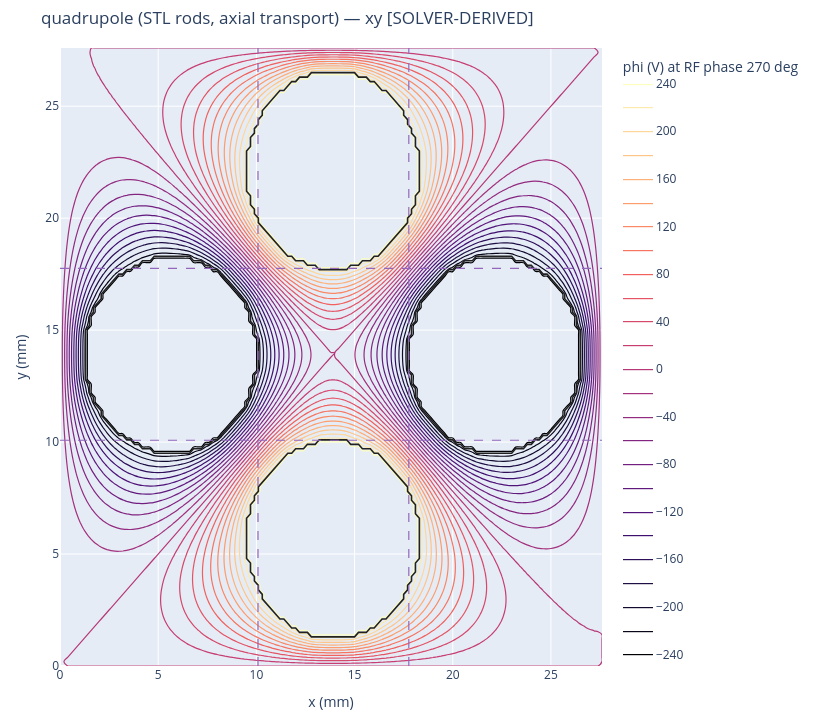

Here is the notebook cell this chart was saved with:
### Code cell
interactive_panel(scene_from_simspec(spec, model, field="phi@270"),
                  "xy", colorscale=COLORMAP, figsize=FIGSIZE)

### Figure 1 — Plotly figure (JSON) as saved in the notebook; plotly's stock layout.template omitted (floating-point values rounded to 4 significant figures; data arrays with more than 128 entries replaced by an {"elided": "..."} marker saying what was removed)
{"data": [{"colorbar": {"title": {"text": "phi (V) at RF phase 270 deg"}}, "colorscale": [[0, "#000004"], [0.1111, "#180f3d"], [0.2222, "#440f76"], [0.3333, "#721f81"], [0.4444, "#9e2f7f"], [0.5556, "#cd4071"], [0.6667, "#f1605d"], [0.7778, "#fd9668"], [0.8889, "#feca8d"], [1, "#fcfdbf"]], "contours": {"coloring": "lines"}, "hoverinfo": "x+y+z", "line": {"width": 1.2}, "ncontours": 26, "type": "contour", "x": {"elided": "139 float values"}, "y": {"elided": "139 float values"}, "z": {"elided": "139x139 float values"}}, {"hoverinfo": "text", "hovertext": "rod_1 [RF 241.34V@2000kHz ph0]", "line": {"color": "#222222", "width": 1.6}, "mode": "lines", "name": "rod_1 [RF 241.34V@2000kHz ph0]", "showlegend": false, "type": "scatter", "x": {"elided": "178 float values"}, "y": {"elided": "178 float values"}}, {"hoverinfo": "text", "hovertext": "rod_2 [RF 241.34V@2000kHz ph0]", "line": {"color": "#222222", "width": 1.6}, "mode": "lines", "name": "rod_2 [RF 241.34V@2000kHz ph0]", "showlegend": false, "type": "scatter", "x": {"elided": "178 float values"}, "y": {"elided": "178 float values"}}, {"hoverinfo": "text", "hovertext": "rod_3 [RF 241.34V@2000kHz ph180]", "line": {"color": "#222222", "width": 1.6}, "mode": "lines", "name": "rod_3 [RF 241.34V@2000kHz ph180]", "showlegend": false, "type": "scatter", "x": {"elided": "178 float values"}, "y": {"elided": "178 float values"}}, {"hoverinfo": "text", "hovertext": "rod_4 [RF 241.34V@2000kHz ph180]", "line": {"color": "#222222", "width": 1.6}, "mode": "lines", "name": "rod_4 [RF 241.34V@2000kHz ph180]", "showlegend": false, "type": "scatter", "x": {"elided": "178 float values"}, "y": {"elided": "178 float values"}}, {"hoverinfo": "skip", "marker": {"opacity": 0, "size": 1}, "mode": "markers", "name": "_extent_anchor", "showlegend": false, "type": "scatter", "x": [0, 27.6], "y": [0, 27.6]}], "layout": {"dragmode": "zoom", "height": 720, "margin": {"b": 50, "l": 60, "r": 120, "t": 48}, "shapes": [{"line": {"color": "#9467bd", "dash": "dash", "width": 1.2}, "type": "line", "x0": 10.08, "x1": 10.08, "xref": "x", "y0": 0, "y1": 1, "yref": "y domain"}, {"line": {"color": "#9467bd", "dash": "dash", "width": 1.2}, "type": "line", "x0": 17.76, "x1": 17.76, "xref": "x", "y0": 0, "y1": 1, "yref": "y domain"}, {"line": {"color": "#9467bd", "dash": "dash", "width": 1.2}, "type": "line", "x0": 0, "x1": 1, "xref": "x domain", "y0": 10.08, "y1": 10.08, "yref": "y"}, {"line": {"color": "#9467bd", "dash": "dash", "width": 1.2}, "type": "line", "x0": 0, "x1": 1, "xref": "x domain", "y0": 17.76, "y1": 17.76, "yref": "y"}], "title": {"text": "quadrupole (STL rods, axial transport) — xy [SOLVER-DERIVED]"}, "uirevision": "keep", "width": 820, "xaxis": {"autorange": false, "range": [0, 27.6], "title": {"text": "x (mm)"}}, "yaxis": {"autorange": false, "range": [0, 27.6], "title": {"text": "y (mm)"}}}}
